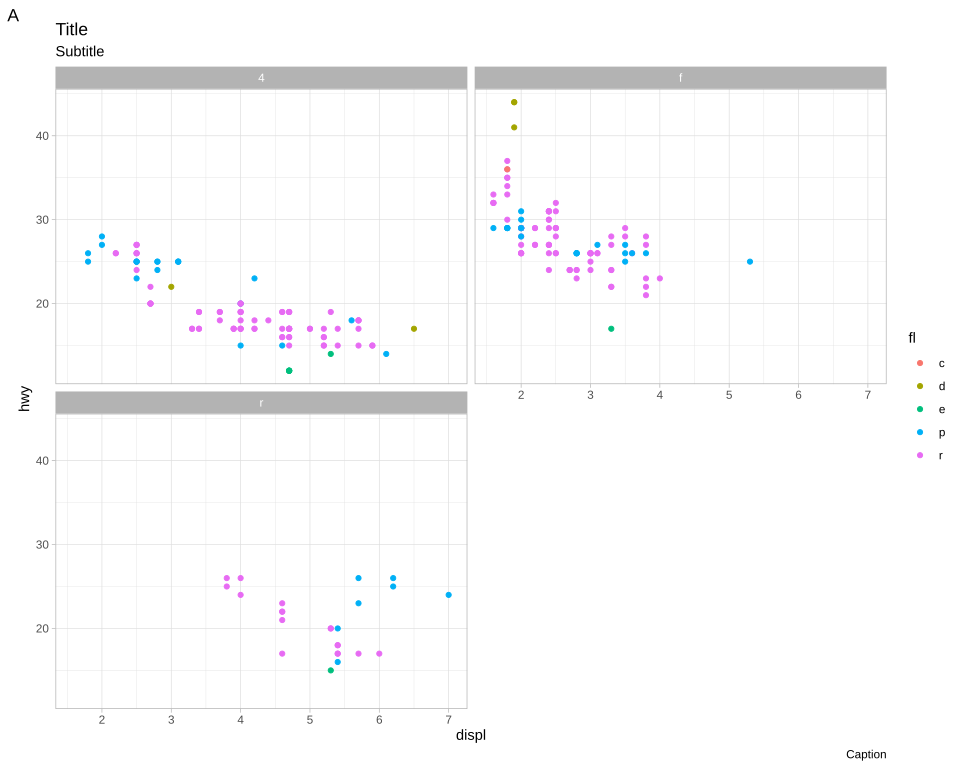

Reproduce this figure in R.
# The plot test/golden/theme_light.svg draws, drawn by ggplot2 itself, as ggplot2's own visual
# tests draw their snapshots: the independent check on that golden whenever it changes. The suite
# never runs this; it needs R, ggplot2 and vdiffr, saved as the Docker image
# giggly-r:ggplot2-4.0.3. From the repository's root:
#
#   docker run --rm -v "$PWD/test/golden":/golden:ro giggly-r:ggplot2-4.0.3 \
#     Rscript /golden/theme_light.R > theme_light.ggplot2.svg
#
# and compare the two drawings element by element, as test/golden/point.R describes.
#
# mpg's highway mileage against engine size, coloured by fuel, a panel for each drive, in
# theme_light(): each panel white and bordered light grey, its grid lines lighter grey and half a
# line wide, the minor ones a quarter, the ticks light grey and half a line wide, and each strip
# light grey with white labels.
#
# First checked with ggplot2 4.0.3 and vdiffr 1.0.9: every element and clip path matches, in
# ggplot2's order.

library(ggplot2)

plot <- ggplot(mpg, aes(displ, hwy, colour = fl)) +
  geom_point() +
  facet_wrap(~drv, ncol = 2) +
  labs(title = "Title", subtitle = "Subtitle", caption = "Caption", tag = "A") +
  theme_light()

file <- tempfile(fileext = ".svg")
vdiffr::write_svg(plot, file)
cat(readLines(file), sep = "\n")
